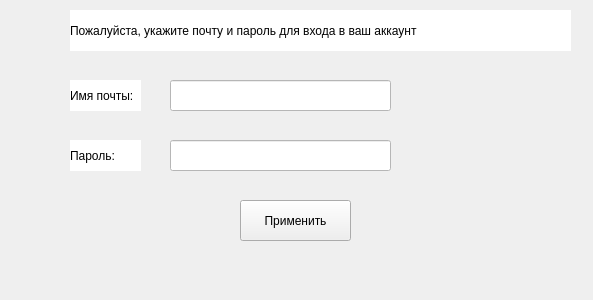
<?xml version="1.0" encoding="UTF-8"?>
<ui version="4.0">
 <class>Form</class>
 <widget class="QWidget" name="Form">
  <property name="geometry">
   <rect>
    <x>0</x>
    <y>0</y>
    <width>593</width>
    <height>300</height>
   </rect>
  </property>
  <property name="windowTitle">
   <string>Form</string>
  </property>
  <widget class="QLabel" name="label">
   <property name="geometry">
    <rect>
     <x>70</x>
     <y>10</y>
     <width>501</width>
     <height>41</height>
    </rect>
   </property>
   <property name="styleSheet">
    <string notr="true">background-color: rgb(255, 255, 255);
font: 18pt &quot;Bahnschrift Condensed&quot;;</string>
   </property>
   <property name="text">
    <string>Пожалуйста, укажите почту и пароль для входа в ваш аккаунт</string>
   </property>
  </widget>
  <widget class="QLabel" name="label_2">
   <property name="geometry">
    <rect>
     <x>70</x>
     <y>80</y>
     <width>71</width>
     <height>31</height>
    </rect>
   </property>
   <property name="styleSheet">
    <string notr="true">background-color: rgb(255, 255, 255);
font: 14pt &quot;Bahnschrift Condensed&quot;;</string>
   </property>
   <property name="text">
    <string>Имя почты:</string>
   </property>
  </widget>
  <widget class="QLabel" name="label_3">
   <property name="geometry">
    <rect>
     <x>70</x>
     <y>140</y>
     <width>71</width>
     <height>31</height>
    </rect>
   </property>
   <property name="styleSheet">
    <string notr="true">background-color: rgb(255, 255, 255);
font: 14pt &quot;Bahnschrift Condensed&quot;;</string>
   </property>
   <property name="text">
    <string>Пароль:</string>
   </property>
  </widget>
  <widget class="QLineEdit" name="lineEdit">
   <property name="geometry">
    <rect>
     <x>170</x>
     <y>80</y>
     <width>221</width>
     <height>31</height>
    </rect>
   </property>
   <property name="styleSheet">
    <string notr="true">background-color: rgb(255, 255, 255);
font: 14pt &quot;Bahnschrift Condensed&quot;;</string>
   </property>
  </widget>
  <widget class="QLineEdit" name="lineEdit_2">
   <property name="geometry">
    <rect>
     <x>170</x>
     <y>140</y>
     <width>221</width>
     <height>31</height>
    </rect>
   </property>
   <property name="styleSheet">
    <string notr="true">background-color: rgb(255, 255, 255);
font: 14pt &quot;Bahnschrift Condensed&quot;;</string>
   </property>
  </widget>
  <widget class="QPushButton" name="button_next">
   <property name="geometry">
    <rect>
     <x>240</x>
     <y>200</y>
     <width>111</width>
     <height>41</height>
    </rect>
   </property>
   <property name="styleSheet">
    <string notr="true">font: 16pt &quot;Bahnschrift Condensed&quot;;</string>
   </property>
   <property name="text">
    <string>Применить</string>
   </property>
  </widget>
 </widget>
 <resources/>
 <connections/>
</ui>
